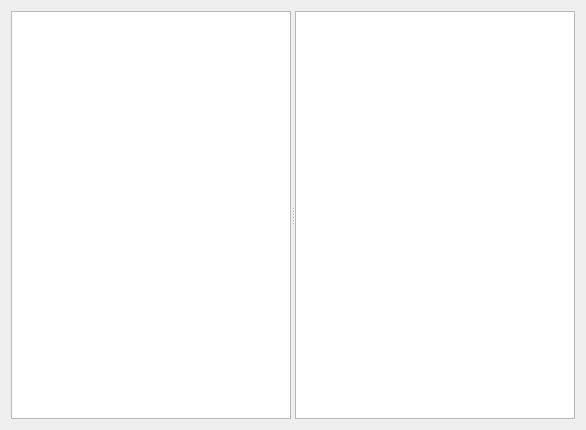
<?xml version="1.0" encoding="UTF-8"?>
<ui version="4.0">
 <class>Dialog</class>
 <widget class="QDialog" name="Dialog">
  <property name="geometry">
   <rect>
    <x>0</x>
    <y>0</y>
    <width>586</width>
    <height>430</height>
   </rect>
  </property>
  <property name="windowTitle">
   <string>Dialog</string>
  </property>
  <layout class="QHBoxLayout" name="horizontalLayout">
   <item>
    <widget class="QSplitter" name="splitter">
     <property name="orientation">
      <enum>Qt::Horizontal</enum>
     </property>
     <widget class="QTreeView" name="treeView"/>
     <widget class="QListView" name="listView"/>
    </widget>
   </item>
  </layout>
 </widget>
 <resources/>
 <connections/>
</ui>
